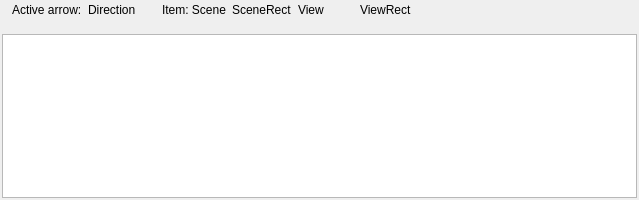
<?xml version="1.0" encoding="UTF-8"?>
<ui version="4.0">
 <class>DebugSchemaDesign</class>
 <widget class="QWidget" name="DebugSchemaDesign">
  <property name="geometry">
   <rect>
    <x>0</x>
    <y>0</y>
    <width>639</width>
    <height>200</height>
   </rect>
  </property>
  <property name="minimumSize">
   <size>
    <width>0</width>
    <height>100</height>
   </size>
  </property>
  <property name="maximumSize">
   <size>
    <width>16777215</width>
    <height>200</height>
   </size>
  </property>
  <property name="windowTitle">
   <string>Form</string>
  </property>
  <layout class="QGridLayout" name="gridLayout">
   <property name="leftMargin">
    <number>2</number>
   </property>
   <property name="topMargin">
    <number>2</number>
   </property>
   <property name="rightMargin">
    <number>2</number>
   </property>
   <property name="bottomMargin">
    <number>2</number>
   </property>
   <property name="spacing">
    <number>2</number>
   </property>
   <item row="1" column="0">
    <widget class="QPlainTextEdit" name="plainTextEdit"/>
   </item>
   <item row="0" column="0">
    <widget class="QWidget" name="widget" native="true">
     <property name="minimumSize">
      <size>
       <width>0</width>
       <height>30</height>
      </size>
     </property>
     <widget class="QWidget" name="layoutWidget">
      <property name="geometry">
       <rect>
        <x>10</x>
        <y>0</y>
        <width>144</width>
        <height>16</height>
       </rect>
      </property>
      <layout class="QHBoxLayout" name="horizontalLayout">
       <item>
        <widget class="QLabel" name="label">
         <property name="text">
          <string>Active arrow:</string>
         </property>
        </widget>
       </item>
       <item>
        <widget class="QLabel" name="label_2">
         <property name="text">
          <string>Direction</string>
         </property>
        </widget>
       </item>
      </layout>
     </widget>
     <widget class="QWidget" name="">
      <property name="geometry">
       <rect>
        <x>160</x>
        <y>0</y>
        <width>254</width>
        <height>16</height>
       </rect>
      </property>
      <layout class="QHBoxLayout" name="horizontalLayout_2">
       <item>
        <widget class="QLabel" name="label_3">
         <property name="text">
          <string>Item: Scene</string>
         </property>
        </widget>
       </item>
       <item>
        <widget class="QLabel" name="sceneRect">
         <property name="text">
          <string>SceneRect</string>
         </property>
        </widget>
       </item>
       <item>
        <widget class="QLabel" name="label_5">
         <property name="text">
          <string>View</string>
         </property>
        </widget>
       </item>
       <item>
        <widget class="QLabel" name="viewRect">
         <property name="text">
          <string>ViewRect</string>
         </property>
        </widget>
       </item>
      </layout>
     </widget>
    </widget>
   </item>
  </layout>
 </widget>
 <resources/>
 <connections/>
</ui>
